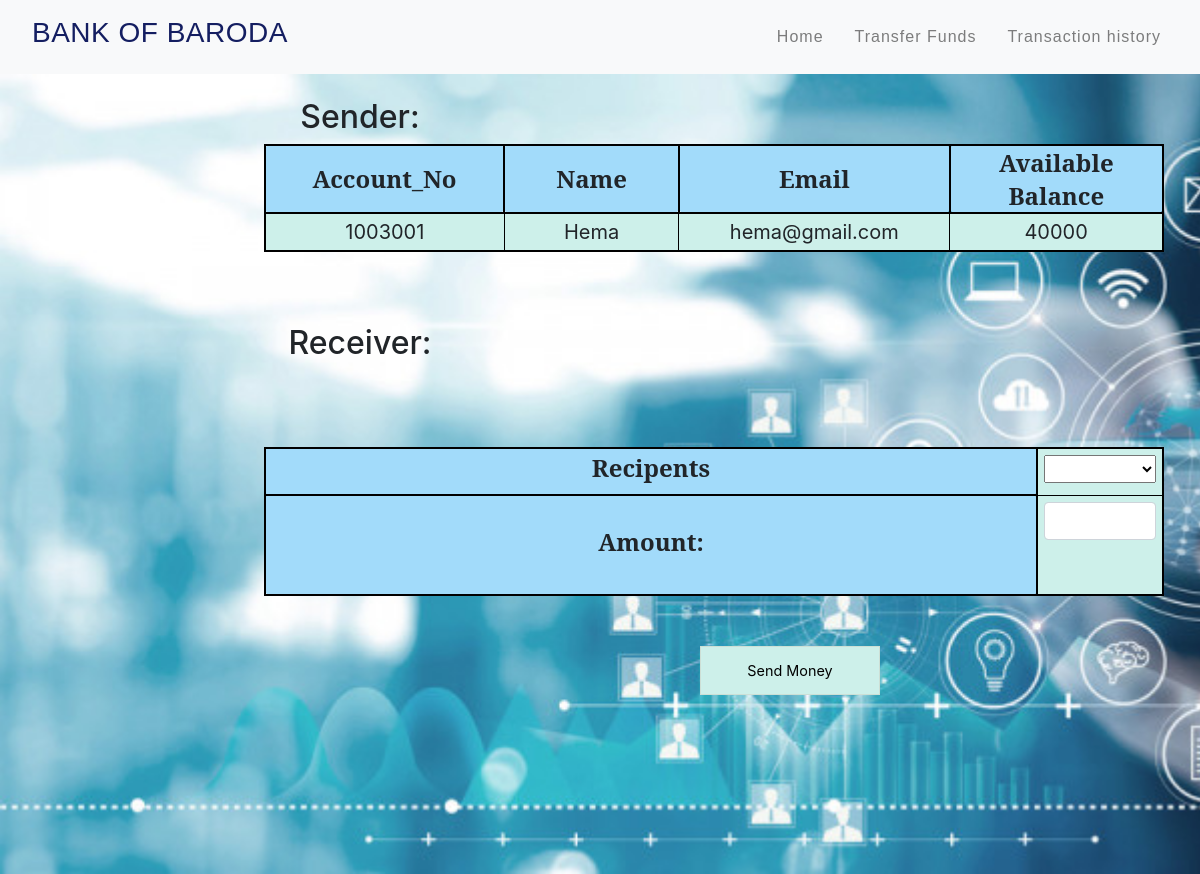
/transfer.php?CustomerID=1, run on the app's committed database.
### tables this page shows
CREATE TABLE `customers` (
  `CustomerID` int(10) NOT NULL,
  `Account_No` int(10) NOT NULL,
  `Customer_Name` varchar(20) NOT NULL,
  `Email` varchar(30) NOT NULL,
  `Branch_Name` varchar(10) NOT NULL,
  `AvailableBalance` int(10) NOT NULL
);

### transfer.php (the view, shortened to what this page needs)
<?php
include('connection.php');
$sid=$_GET['CustomerID'];
$run=mysqli_query($con,"SELECT * FROM `customers` WHERE `CustomerID`='$sid'");
$data=mysqli_fetch_assoc($run);
        ?>
        <html lang="en">
        <head>
            <link rel="stylesheet" href="css/fund_transfer.css">
            <link rel="stylesheet" href="https://stackpath.bootstrapcdn.com/bootstrap/4.5.2/css/bootstrap.min.css" />
            <link rel="stylesheet" type="text/css" href="css/navbar.css">
        </head>
          <body>
            <?php
            include 'navbar.php';
            ?>
            <div class="backing">
                <form method="post" name="tamount" class="tabletext" ><br/>
                <h2>Sender:</h2>
                <div>
                    <table class="table_op"  >
                        <tr>
                            <th>Account_No</th>
                            <th>Name</th>
                            <th>Email</th>
                            <th>Available Balance</th>
                        </tr>
                        <tr>
                            <td><?php echo $data['Account_No'] ?></td>
                            <td><?php echo $data['Customer_Name'] ?></td>
                            <td><?php echo $data['Email'] ?></td>
                            <td><?php echo $data['AvailableBalance'] ?></td>
                        </tr>
                    </table>
                </div>
                <br/><br/><br/>
                <h2>Receiver:</h2>
                <table>
                <tr>
                <th><label>Recipents</label></th>
                <td><select class=" table_op"   name="to" style="margin-bottom:5%; " required>
                    <option value="" disabled selected> </option>
                    <?php
                        $sid=$_GET['CustomerID'];
                        $sql = "SELECT * FROM customers where CustomerID!=$sid";
                        $query=mysqli_query($con,$sql);
                        while($rows = mysqli_fetch_array($query)) {
                    ?>
                        <option class="table_op" value="<?php echo $rows['CustomerID'];?>" >
                        </option>
                    <?php
                        }
                    ?>
                    </td></tr>
                </select> <br/><br/><br/>
                <tr>
                <th><label>Amount:</label></th>
                <td>
                    <input type="number" id="amm" class="form-control" name="amount" required  />  <br/><br/>
                </td>
                    </tr>
                    </table>
                <div class="sub" >
                    <button class="button" name="submit" type="submit" id="myBtn">Send Money</button>
                </div>
                </form>
          </div>
        </body>
        </html>

### css/fund_transfer.css (style rules this page uses)
* { margin: 0px; padding: 0px; }
table,th { width: 900px; box-sizing: border-box; margin-top: 5px; margin-left: 22%; font-size: 24px; word-spacing: 2px; text-align: center; border: 2px solid black; border-radius: 5px; }
th { background-color: #A2DBFA; font-family: 'serif'; }
td { font-size: 20px; border: 1px solid black; background-color: #CDF0EA; text-decoration: none; padding: 0.3em; }
.button { background-color: transparent; border: none; color: black; text-transform: none; text-align: center; overflow: hidden; z-index: 1; transition: 0.5s; text-decoration: none; }
h2 { width: 50%; margin-left:60px; margin-top: 15px; text-align: center; }
.sub { text-align: center; margin-top: 50px; margin-left: 700px; font-size: .9em; color: #000000; background: #CDF0EA; border: 1px solid #ccc2b461; padding: 0.9em; width: 180px; letter-spacing: 4px; }

### transfer.php (style rules this page uses)
.backing { background-image: url("images/banking.jpg"); background-repeat:no-repeat; background-position: relative; height: 100%; background-size: cover; }

### data on the page
customers: Account_No "1003001", Customer_Name "Hema", Email "hema@gmail.com", AvailableBalance "40000"
